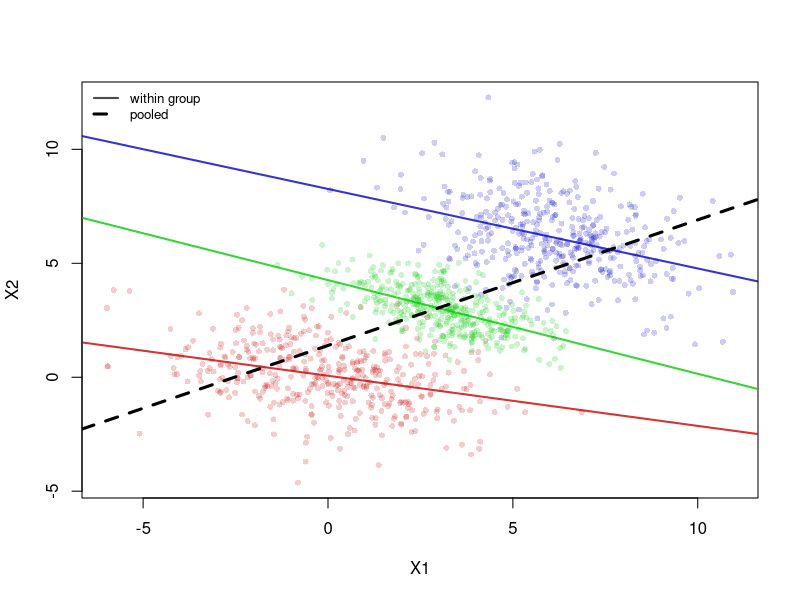
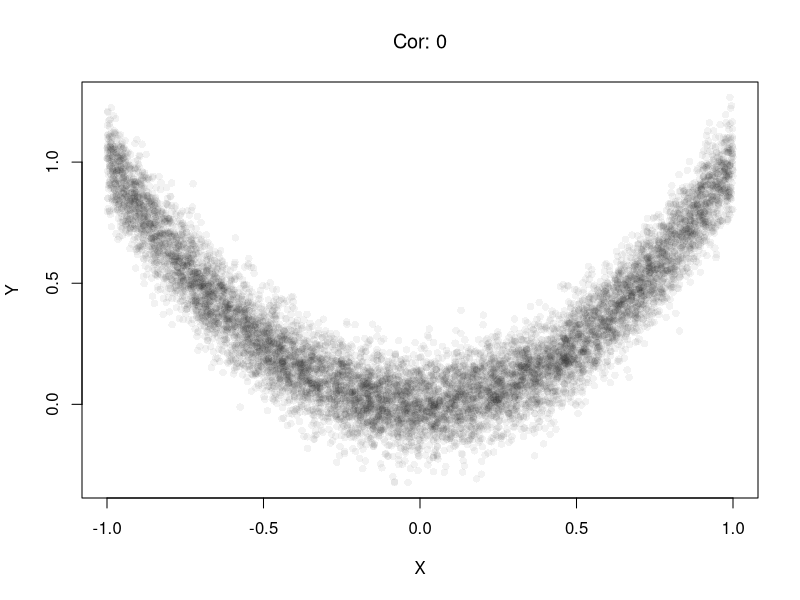
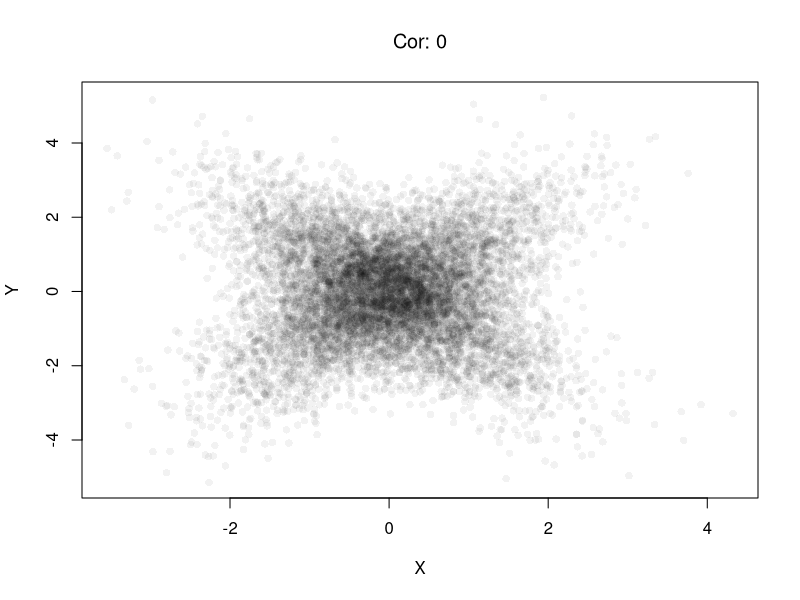
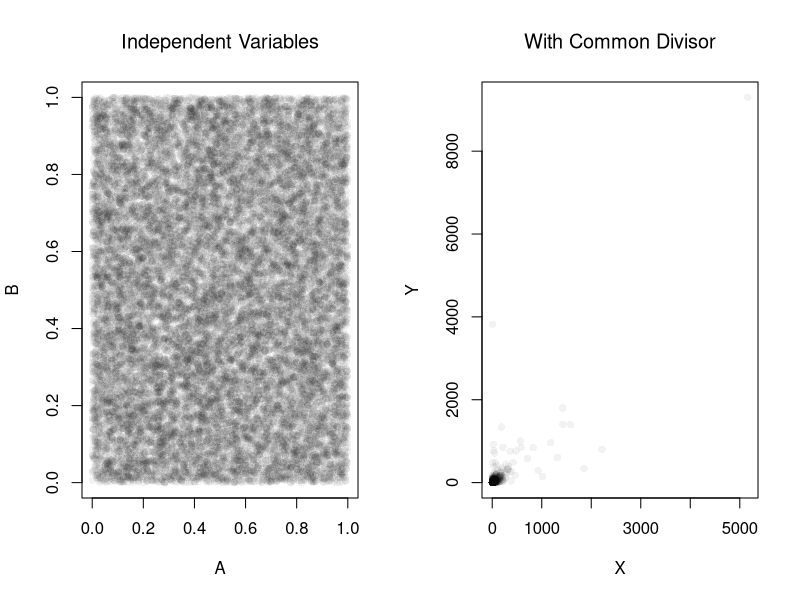
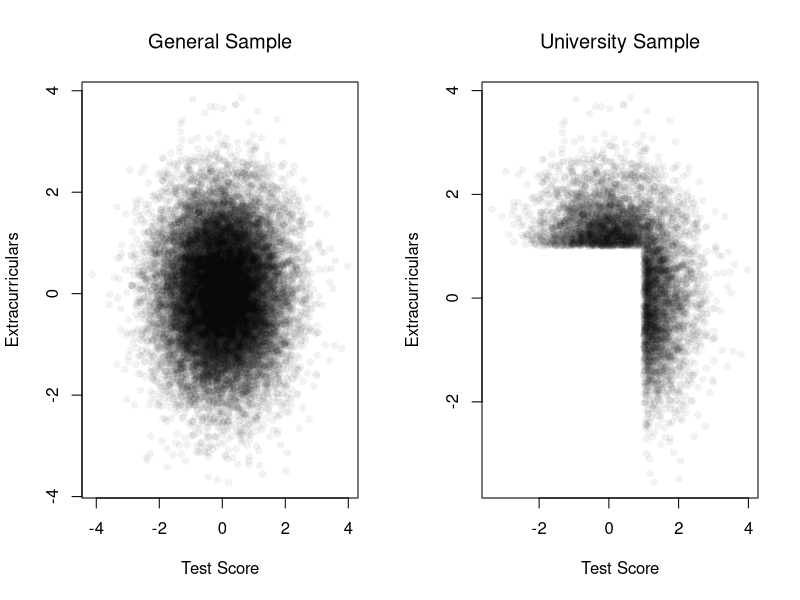
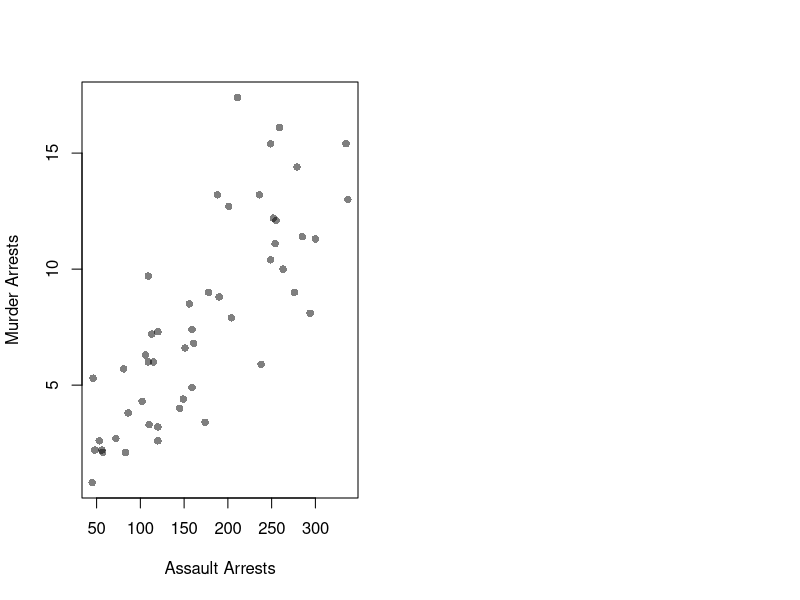

Reproduce these figures in R, in order. (Note: this script raises an error after producing the figures.)
## ---- chunk 1
# Admission rate by Gender, pooled over departments
ucb_pooled <- prop.table(margin.table(UCBAdmissions, c(1, 2)), margin=2)
round(ucb_pooled['Admitted', ], 2)
## ---- chunk 2
# Admission rate by Gender within each department
ucb_within <- prop.table(UCBAdmissions, margin=c(2, 3))
round(ucb_within['Admitted', , ], 2)

# Share of each Gender's applicants going to each department
ucb_apply <- prop.table(margin.table(UCBAdmissions, c(2, 3)), margin=1)
round(ucb_apply, 2)
## ---- chunk 3
set.seed(5)
library(mvtnorm)
N <- 400
### Group 1
mu1    <- c(0, 0)
sigma1 <- rbind(c(4, -0.9), c(-0.9, 2) )
xy1_sim <- data.frame(rmvnorm(n=N, mu1, sigma1), Group=1)
### Group 2
mu2    <- c(3, 3)
sigma2 <- rbind(c(2, -0.9), c(-0.9, 1) )
xy2_sim <- data.frame(rmvnorm(n=N, mu2, sigma2), Group=2)
### Group 3
mu3    <- c(6, 6)
sigma3 <- rbind(c(3, -0.9), c(-0.9, 3) )
xy3_sim <- data.frame(rmvnorm(n=N, mu3, sigma3), Group=3)

## Combined Data (Initially Observed)
xy_agg_sim <- rbind(xy1_sim, xy2_sim, xy3_sim)
xy_agg_sim <- xy_agg_sim[order(xy_agg_sim$X1), ]

## Scatterplot, colored by group
pt_cols <- c(rgb(.8, 0, 0, .2), rgb(0, .8, 0, .2), rgb(0, 0, .8, .2))
plot(X2 ~ X1, xy_agg_sim, pch=16, col=pt_cols[xy_agg_sim$Group], cex=.8,
    main=NA, xlab='X1', ylab='X2')

# Within-group regression lines are negative.
ln_cols <- c(rgb(.8, 0, 0, .8), rgb(0, .8, 0, .8), rgb(0, 0, .8, .8))
for (g in seq_len(3)) {
    abline(
        lm(X2 ~ X1, data=xy_agg_sim[xy_agg_sim$Group == g, ]),
        col=ln_cols[g], lwd=2)
}

# The pooled regression line is positive.
abline(lm(X2 ~ X1, data=xy_agg_sim), lwd=3, lty=2)
legend('topleft', bty='n', cex=.8,
    legend=c('within group', 'pooled'),
    lwd=c(2, 3), lty=c(1, 2), col=c(grey(0, .7), 'black'))
## ---- chunk 4
set.seed(123)
n <- 10000

# X causes Y via Y = X^2 + noise
x_sim <- runif(n, min = -1, max = 1)
epsilon <- rnorm(n, mean = 0, sd = 0.1)
y_sim <- x_sim^2 + epsilon  # clear causal effect of X on Y
plot(x_sim, y_sim, pch=16, col=grey(0, .05),
    main=NA, xlab='X', ylab='Y')

# Correlation over the entire range
title( paste0('Cor: ', round( cor(x_sim, y_sim), 1) ) ,
    font.main=1)
## ---- chunk 5
# Heterogeneous Effects
x_sim <- rnorm(n) # Randomized 'treatment'

# Heterogeneous effects based on group
group <- rbinom(n, size = 1, prob = 0.5)
epsilon <- rnorm(n, mean = 0, sd = 1)
y_sim <- ifelse(group == 1,
            x_sim + epsilon,   # positive effect
            -x_sim + epsilon)  # negative effect
plot(x_sim, y_sim, pch=16, col=grey(0, .05),
    main=NA, xlab='X', ylab='Y')

# Correlation in the pooled sample
title( paste0('Cor: ', round( cor(x_sim, y_sim), 1) ),
    font.main=1 )
## ---- chunk 6
set.seed(123)
n <- 20000

# Independent components
A <- runif(n)
B <- runif(n)
C <- runif(n)
par(mfrow=c(1, 2))
plot(A, B, pch=16, col=grey(0, .05),
    main=NA, xlab='A', ylab='B')
title('Independent Variables', font.main=1)

# Ratios with a shared denominator
x_sim <- A / C
y_sim <- B / C
plot(x_sim, y_sim, pch=16, col=grey(0, .05),
    main=NA, xlab='X', ylab='Y')
title('With Common Divisor', font.main=1)

# Correlation
cor(x_sim, y_sim)
## ---- chunk 7

# Independent traits in the population
test_score        <- rnorm(n, mean = 0, sd = 1)
extracurriculars  <- rnorm(n, mean = 0, sd = 1)

# Selection above thresholds
threshold <- 1.0
admitted <- (test_score > threshold) | (extracurriculars > threshold)
mean(admitted)  # admission rate

par(mfrow = c(1, 2))
# Full population
plot(test_score, extracurriculars,
     pch=16, col=grey(0, .05),
     main=NA, xlab='Test Score', ylab='Extracurriculars')
title('General Sample', font.main=1)
# Admitted only
plot(test_score[admitted], extracurriculars[admitted],
     pch=16, col=grey(0, .05),
     main=NA, xlab='Test Score', ylab='Extracurriculars')
title('University Sample', font.main=1)
# Correlation among admitted applicants only
cor(test_score[admitted], extracurriculars[admitted])
## ---- chunk 8
plot(Murder ~ Assault, USArrests, pch=16, col=grey(0, .5),
    main=NA, xlab='Assault Arrests', ylab='Murder Arrests')

# Correlation across states
cor(USArrests$Murder, USArrests$Assault)
## ---- chunk 9
#| warning: false
# Pretend these 3294 workers are the whole population
data(Wages1, package='Ecdat')
population_xy <- Wages1[, c('school', 'wage')]
colnames(population_xy) <- c('x', 'y') # x=years of schooling, y=hourly wage
population_slope <- coef(lm(y ~ x, data=population_xy))[2]

# Population curve: mean wage at each schooling level
population_curve <- tapply(population_xy[, 'y'], population_xy[, 'x'], mean)

# Evaluate at schooling levels with many workers (8 to 15 years)
# Rare levels are often missing from a sample, and loess does not extrapolate
x_levels <- 8:15
population_levels <- population_curve[as.character(x_levels)]

# Draw a simple random sample of n workers from the population
draw_xy <- function(n=300){
    s_id <- sample(nrow(population_xy), n, replace=FALSE)
    xy_sim <- population_xy[s_id, ]
    colnames(xy_sim) <- c('x_hat', 'y_hat')
    return(xy_sim)
}

# Span for all local linear fits in the main text
span_wage <- 0.6

## Data from one sample
xy_sim <- draw_xy(300)
plot(y_hat ~ x_hat, data=xy_sim, pch=16, col=grey(0, .1),
    ylim=c(0, 15), # zoom in on the fitted curves
    main=NA, ylab='Hourly Wage', xlab='Years of Schooling')
reg_lo <- loess(y_hat ~ x_hat, data=xy_sim, span=span_wage, degree=1)

## Plot Bootstrap CI for Single Sample
pred_design <- data.frame(x_hat=x_levels)
boot_lo <- matrix(NA, nrow=nrow(pred_design), ncol=399)
for (b in 1:399) {
    xy_boot <- xy_sim[sample(nrow(xy_sim), replace=TRUE), ]
    reg_i <- loess(y_hat ~ x_hat, data=xy_boot, span=span_wage, degree=1)
    boot_lo[, b] <- predict(reg_i, newdata=pred_design)
}
boot_cb <- apply(boot_lo, 1, quantile,
    probs=c(.025, .975), na.rm=TRUE)
polygon(
    c(pred_design[[1]], rev(pred_design[[1]])),
    c(boot_cb[1, ], rev(boot_cb[2, ])),
    col=hcl.colors(3, alpha=.25)[2],
    border=NA)

# Construct CI across Multiple Samples from the population
sample_lo <- matrix(NA, nrow=nrow(pred_design), ncol=399)
for (b in 1:399) {
    xy_sim_b <- draw_xy(300) # Entirely new sample
    reg_b <- loess(y_hat ~ x_hat, data=xy_sim_b, span=span_wage, degree=1)
    sample_lo[, b] <- predict(reg_b, newdata=pred_design)
}
ci_lo <- apply(sample_lo, 1, quantile,
    probs=c(.025, .975), na.rm=TRUE)
polygon(
    c(pred_design[[1]], rev(pred_design[[1]])),
    c(ci_lo[1, ], rev(ci_lo[2, ])),
    col=grey(0, alpha=.25),
    border=NA)

# Population curve
points(x_levels, population_levels, pch=16, col=rgb(1, 0, 0, .8))
legend('topleft', bty='n', cex=.8,
    legend=c('Bootstrap CI (one sample)', 'CI across samples', 'Population mean'),
    pch=c(15, 15, 16),
    col=c(hcl.colors(3, alpha=.5)[2], grey(0, .5), rgb(1, 0, 0, .8)))
## ---- chunk 10
## Ages
Xmx <- 70
Xmn <- 15

##Generate Sample Data
sim_xy <- function(n=1000){
    x_sim <- seq(Xmn, Xmx, length.out=n)
    ## Random Productivity
    e <- runif(n, 0, 1E6)
    beta <-  1E-10*exp(1.4*x_sim -.015*x_sim^2)
    y_sim    <-  (beta*x_sim + e)/10
    return(data.frame(y_sim, x_sim))
}
xy_sim <- sim_xy(1000)
xy_sim <- xy_sim[order(xy_sim[, 'x_sim']), ]

## Data from one sample
plot(y_sim ~ x_sim, data=xy_sim, pch=16, col=grey(0, .05),
    main=NA, ylab='Yearly Productivity ($)', xlab='Age' )
reg_lo <- loess(y_sim ~ x_sim, data=xy_sim, span=.8)

## Plot Bootstrap CI for Single Sample
pred_design <- data.frame(x_sim=seq(Xmn, Xmx))
y_fit <- predict(reg_lo, newdata=pred_design)
boot_lo <- matrix(NA, nrow=nrow(pred_design), ncol=399)
for (b in 1:399) {
    xy_boot <- xy_sim[sample(nrow(xy_sim), replace=TRUE), ]
    reg_i <- loess(y_sim ~ x_sim, data=xy_boot, span=.8)
    boot_lo[, b] <- predict(reg_i, newdata=pred_design)
}
boot_cb <- apply(boot_lo, 1, quantile,
    probs=c(.025, .975), na.rm=TRUE)
polygon(
    c(pred_design[[1]], rev(pred_design[[1]])),
    c(boot_cb[1, ], rev(boot_cb[2, ])),
    col=hcl.colors(3, alpha=.25)[2],
    border=NA)

# Construct CI across Multiple Samples
sample_lo <- matrix(NA, nrow=nrow(pred_design), ncol=399)
for (b in 1:399) {
    xy_sim_b <- sim_xy(1000) #Entirely new sample
    reg_b <- loess(y_sim ~ x_sim, data=xy_sim_b, span=.8)
    sample_lo[, b] <- predict(reg_b, newdata=pred_design)
}
ci_lo <- apply(sample_lo, 1, quantile,
    probs=c(.025, .975), na.rm=TRUE)
polygon(
    c(pred_design[[1]], rev(pred_design[[1]])),
    c(ci_lo[1, ], rev(ci_lo[2, ])),
    col=grey(0, alpha=.25),
    border=NA)
## ---- chunk 11
#| warning: false
## Shared settings used by Bias, Variance, and the Decomposition
n_rep <- 300
n_seq <- c(50, 100, 200, 400, 800)
n_bias <- 200
x_target <- 12 # high school graduates

## Predictions at x_target: one row per sample, one column per sample size
target_lm_sim <- matrix(NA, nrow=n_rep, ncol=length(n_seq))
target_lo_sim <- matrix(NA, nrow=n_rep, ncol=length(n_seq))

## Predictions at every schooling level when n == n_bias
curves_lm_sim <- matrix(NA, nrow=length(x_levels), ncol=n_rep)
curves_lo_sim <- matrix(NA, nrow=length(x_levels), ncol=n_rep)

## One sweep over sample sizes
for (ni in seq_along(n_seq)) {
    n <- n_seq[ni]
    for (r in 1:n_rep) {
        xy_sim <- draw_xy(n)
        fit_lm <- lm(y_hat ~ x_hat, data=xy_sim)
        fit_lo <- loess(y_hat ~ x_hat, data=xy_sim, span=span_wage, degree=1)
        pred_lm <- predict(fit_lm, newdata=data.frame(x_hat=x_levels))
        pred_lo <- predict(fit_lo, newdata=data.frame(x_hat=x_levels))
        target_lm_sim[r, ni] <- pred_lm[x_levels == x_target]
        target_lo_sim[r, ni] <- pred_lo[x_levels == x_target]
        if (n == n_bias) {
            curves_lm_sim[, r] <- pred_lm
            curves_lo_sim[, r] <- pred_lo
        }
    }
}
## ---- chunk 12
m_lm_hat <- rowMeans(curves_lm_sim, na.rm=TRUE)
m_lo_hat <- rowMeans(curves_lo_sim, na.rm=TRUE)

y_rng <- range(c(population_levels, m_lm_hat, m_lo_hat), na.rm=TRUE)
plot(x_levels, population_levels, type='b', pch=16, lwd=2,
    col=rgb(0, 0, 0, .8), ylim=y_rng,
    xlab='Years of Schooling', ylab='Mean Hourly Wage', main=NA)
lines(x_levels, m_lm_hat, type='b', pch=16, lwd=2, col=rgb(1, 0, 0, .8))
lines(x_levels, m_lo_hat, type='b', pch=16, lwd=2, col=rgb(0, 0, 1, .8))
legend('topleft', lty=1, lwd=2, bty='n',
    col=c(rgb(0, 0, 0, .8), rgb(1, 0, 0, .8), rgb(0, 0, 1, .8)),
    legend=c('Population mean',
        'Linear',
        paste0('Loess(', span_wage, ')')
))
## ---- chunk 13
set.seed(123)

## Shared parameters used by Bias and Variance
n_rep        <- 300
n_bias   <- 200
Nseq     <- seq(50, 500, by=50)
span_lo  <- 0.5
true_m   <- function(x) (1E-10*exp(1.4*x - .015*x^2)*x + 5E5) / 10
x_grid   <- seq(Xmn, Xmx, length.out=120)
m0       <- true_m(x_grid)
pred_design <- data.frame(x_sim=x_grid)

## Storage for Bias predictions (filled when n == n_bias)
pred_lm_bias <- matrix(NA_real_, nrow=length(x_grid), ncol=n_rep)
pred_lo_bias <- matrix(NA_real_, nrow=length(x_grid), ncol=n_rep)

## One sweep: gradient SEs across all n, plus bias predictions at n_bias
SE <- matrix(NA, nrow=2, ncol=length(Nseq))
for (ni in seq_along(Nseq)) {
    n <- Nseq[ni]
    stats <- matrix(NA, nrow=2, ncol=n_rep)
    for (b in 1:n_rep) {
        xy_sim_b <- sim_xy(n)
        fit_lm <- lm(y_sim ~ x_sim, data=xy_sim_b)
        fit_lo <- loess(y_sim ~ x_sim, data=xy_sim_b, span=span_lo)
        grad_lo <- diff(predict(fit_lo))/diff(xy_sim_b[, 'x_sim'])
        if(n == n_bias){
            pred_lm_bias[, b] <- predict(fit_lm, newdata=pred_design)
            pred_lo_bias[, b] <- predict(fit_lo, newdata=pred_design)
        }
        stats[, b] <- c(coef(fit_lm)[2], mean(grad_lo, na.rm=TRUE))
    }
    SE[, ni] <- apply(stats, 1, sd)
}
## ---- chunk 14
m_lm_hat <- rowMeans(pred_lm_bias, na.rm=TRUE)
m_lo_hat <- rowMeans(pred_lo_bias, na.rm=TRUE)

y_rng <- range(c(m0, m_lm_hat, m_lo_hat), na.rm=TRUE)
plot(x_grid, m0, type='l', lwd=2, col=rgb(0, 0, 0, .8), ylim=y_rng,
  xlab='Age', ylab=' Mean Productivity ($)', main=NA)
lines(x_grid[is.finite(m_lm_hat)], m_lm_hat[is.finite(m_lm_hat)], lwd=2, col=rgb(1, 0, 0, .8))
lines(x_grid[is.finite(m_lo_hat)], m_lo_hat[is.finite(m_lo_hat)], lwd=2, col=rgb(0, 0, 1, .8))
legend('topright', lty=1, lwd=2, col=c(rgb(0, 0, 0, .8), rgb(1, 0, 0, .8), rgb(0, 0, 1, .8)),
  legend=c('True mean',
    'Linear',
    paste0('Loess(', span_lo, ')')
))
## ---- chunk 15
se_sim <- rbind(
    apply(target_lm_sim, 2, sd, na.rm=TRUE),
    apply(target_lo_sim, 2, sd, na.rm=TRUE))
cols <- c(rgb(1, 0, 0, .8), rgb(0, 0, 1, .8))
matplot(n_seq, t(se_sim), type='b', pch=16,
    lty=1, lwd=2, col=cols,
    ylab='standard error', xlab='sample size',
    main=NA)
legend('topright',
    lty=1, lwd=2, col=cols,
    legend=c('Linear', paste0('Loess(', span_wage, ')')))
## ---- chunk 16
cols <- c(rgb(1, 0, 0, .8), rgb(0, 0, 1, .8))
matplot(Nseq, t(SE), type='b', pch=16,
    lty=1, lwd=2, col=cols,
    ylab='standard error', xlab='sample size',
    main=NA)
legend('topright',
    lty=1, lwd=2, col=cols,
    legend=c('OLS slope', 'Loess mean gradient'))
## ---- chunk 17
# Squared bias, variance, and MSE for each column (sample size)
truth_target <- population_curve[as.character(x_target)]
mse_parts <- function(P, truth){
    bias2 <- (colMeans(P, na.rm=TRUE) - truth)^2
    variance <- apply(P, 2, var, na.rm=TRUE)
    mse <- colMeans((P - truth)^2, na.rm=TRUE)
    return(cbind(bias2, variance, mse))
}
parts_lm <- mse_parts(target_lm_sim, truth_target)
parts_lo <- mse_parts(target_lo_sim, truth_target)
rownames(parts_lm) <- rownames(parts_lo) <- paste0('n=', n_seq)
round(parts_lm, 3) # Linear
round(parts_lo, 3) # Loess

# MSE across sample sizes
cols <- c(rgb(1, 0, 0, .8), rgb(0, 0, 1, .8))
matplot(n_seq, cbind(parts_lm[, 'mse'], parts_lo[, 'mse']),
    type='b', pch=16, lty=1, lwd=2, col=cols,
    ylab='mean squared error', xlab='sample size',
    main=NA)
legend('topright',
    lty=1, lwd=2, col=cols,
    legend=c('Linear', paste0('Loess(', span_wage, ')')))
## ---- chunk 18
# Bias functions
mean_pred <- function(P) rowMeans(P, na.rm=TRUE)
avg_bias2 <- function(P) mean( (mean_pred(P) - m0)^2, na.rm=TRUE)

# Variance
var_pred <- function(P) apply(P, 1, var, na.rm=TRUE)
avg_var   <- function(P) mean(var_pred(P), na.rm=TRUE)

metrics <- rbind(
  c(avg_bias2(pred_lm_bias),  avg_var(pred_lm_bias)),
  c(avg_bias2(pred_lo_bias),  avg_var(pred_lo_bias))
)
colnames(metrics) <- c('Avg Bias^2', 'Avg Variance')
rownames(metrics) <- c('Linear', 'Loess')
round(metrics, 4)
## ---- chunk 19
n <- c(100, 10000)
h_n <- n^(-1/5)
rbind(h_n=round(h_n, 3), n_times_h=round(n*h_n, 1))
## ---- chunk 20
#| warning: false
x_target <- 12 # high school graduates
n_grid <- c(50, 100, 200, 400, 800)
n_rep <- 200

avg_abs_err <- numeric(length(n_grid))
for (ni in seq_along(n_grid)) {
    n <- n_grid[ni]
    span_n <- min(0.9, 2*n^(-1/5)) # shrinks with n
    errs <- replicate(n_rep, {
        xy_sim <- draw_xy(n)
        fit <- loess(y_hat ~ x_hat, data=xy_sim, span=span_n, degree=1)
        y_fit <- predict(fit, newdata=data.frame(x_hat=x_target))
        abs(y_fit - population_curve[as.character(x_target)])
    })
    avg_abs_err[ni] <- mean(errs, na.rm=TRUE)
}

plot(n_grid, avg_abs_err, type='b', pch=16,
     xlab='Sample size (n)',
     ylab='Mean Absolute Error',
     main=NA)
## ---- chunk 21
set.seed(42)

x_target <- 40  # mid-career age
n_grid <- c(60, 120, 240, 480)
n_rep <- 120

avg_abs_err <- numeric(length(n_grid))
for (ni in seq_along(n_grid)) {
  n <- n_grid[ni]
  span_n <- min(0.9, n^(-1/5)) # shrinks with n
  errs <- replicate(n_rep, {
    xy_sim_b <- sim_xy(n)
    fit <- loess(y_sim ~ x_sim, data=xy_sim_b, span=span_n, degree=1)
    y_fit <- predict(fit, newdata=data.frame(x_sim=x_target))
    abs(y_fit - true_m(x_target))
  })
  avg_abs_err[ni] <- mean(errs, na.rm=TRUE)
}

plot(n_grid, avg_abs_err, type='b', pch=16,
     xlab='Sample size (n)',
     ylab='Mean Absolute Error',
     main=NA)
